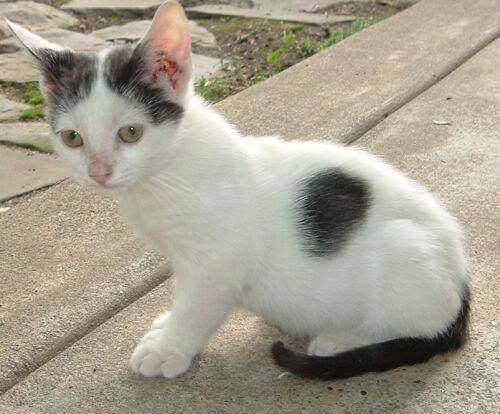
#> input picture 资料/cat.jpg, 500 x 414 px, found by its file name
$ jupyter execute '1.图像的缩放.ipynb'
#> lines starting #> are read from the running program, lines starting #| are printed output that depends on the picture
[cell 1]
import cv2 as cv
import matplotlib.pyplot as plt
import numpy as np
import imutils

[cell 2]
def show(img):
    plt.figure(dpi=100)
    plt.imshow(imutils.opencv2matplotlib(img))
    plt.show()

掌握图像的缩放平移旋转等操作，了解数字图像的仿射变换和透视变换
API：cv.resize(src,dsize,fx,fy,interpolation=cv.INTER_LINER)
dsize:绝对尺寸，直接指定调整后的图像大小
fx/fy：相对尺寸，将dsize设置为none，然后将fx，fy设置为比例因子即可
interpolation：插值方法
    INTER_LINER：双线性插值法
    INTER_NEAREST：最近邻插值法
    INTER-AREA：像素区域重采样（默认方法）
    INTER_CUBIC：双三次插值

[cell 3]
img=cv.imread('/Users/lixuecheng/Downloads/OpenCV/代码+资料/第2-7章notebook课件/图像操作/cat.jpg')
#> img is the input picture: shape (414, 500, 3); mean B, G, R 144.3, 159.9, 165.9

[cell 4]
#获取图像的尺寸信息,绝对尺寸为例子
rows,cols=img.shape[:2]
#> rows = 414; cols = 500
res=cv.resize(img,(2*rows,2*cols),interpolation=cv.INTER_LINEAR)
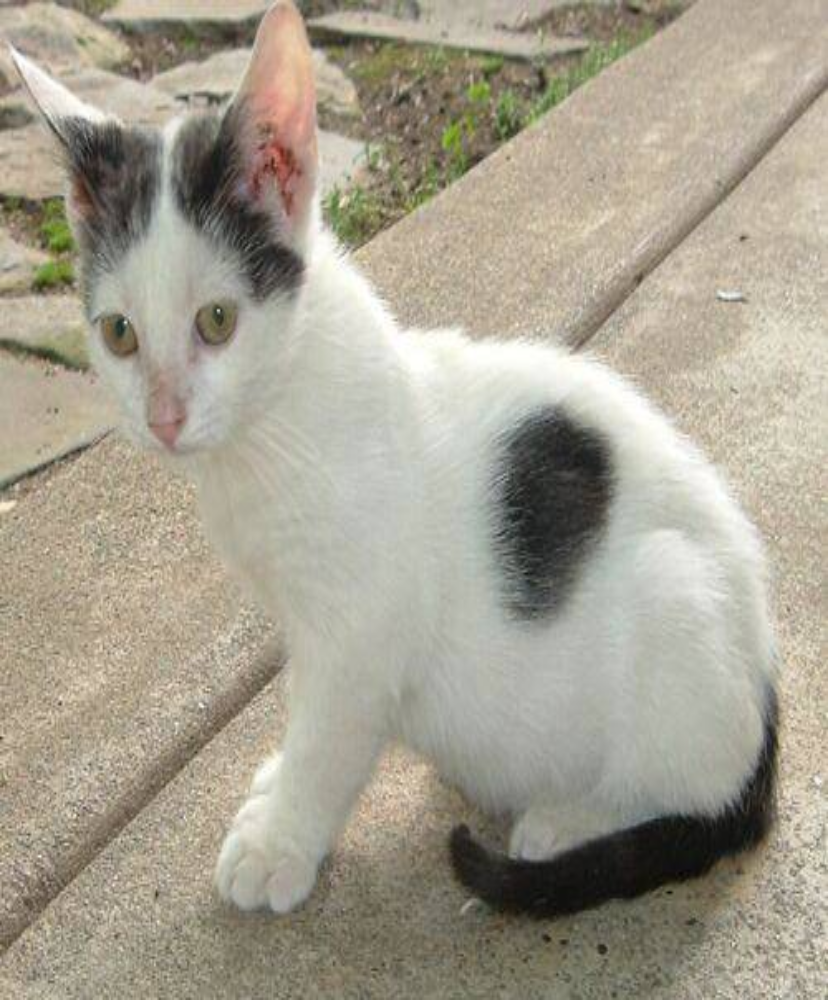
#> res: shape (1000, 828, 3); mean B, G, R 144.1, 159.8, 165.8
plt.imshow(imutils.opencv2matplotlib(res))

[cell 5]
img.shape
#> Out = (414, 500, 3)

[cell 6]
#相对尺寸设置
res1=cv.resize(img,None,fx=0.5,fy=0.5)
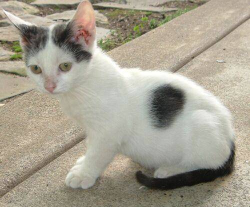
#> res1: shape (207, 250, 3); mean B, G, R 144.4, 160.1, 166

[cell 7]
#图像显示
plt.figure(dpi=120,figsize=(10,8))
plt.subplot(131),plt.title("Orign"),plt.imshow(imutils.opencv2matplotlib(img))
plt.subplot(132),plt.title("Absolute"),plt.imshow(imutils.opencv2matplotlib(res))
plt.subplot(133),plt.title("Relative"),plt.imshow(imutils.opencv2matplotlib(res1))
plt.show()
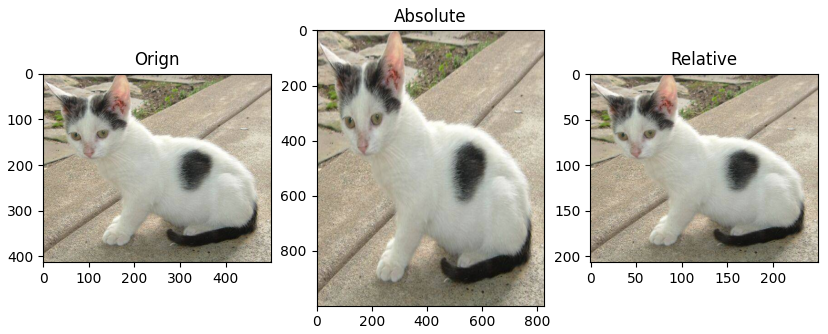
#> figure drawn by matplotlib, 3 panels

$ run again, with 资料/clahe.jpg copied over 资料/cat.jpg
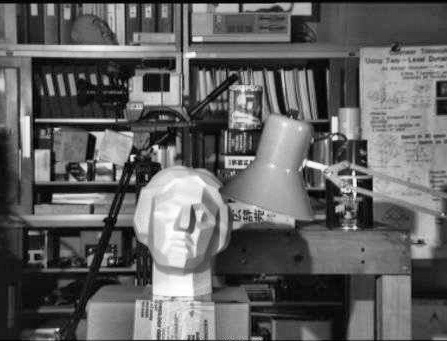
#> input picture 资料/clahe.jpg, 447 x 341 px, found by its file name
#> img is the input picture: shape (341, 447, 3); min 0, max 255, mean 97.8
#> `res=cv.resize(img,(2*rows,2*cols),interpolation=cv.INTER_LINEAR)`:
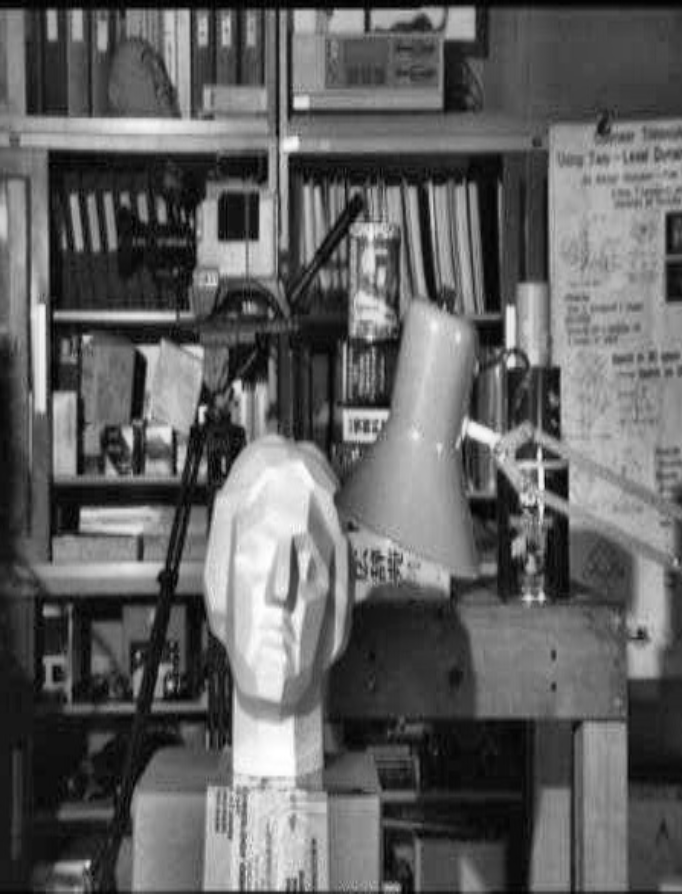
#> res: shape (894, 682, 3); min 0, max 255, mean 97.6
#> `plt.show()`:
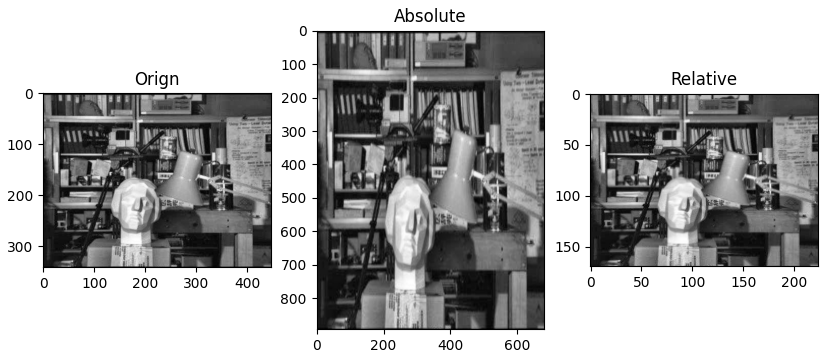
#> figure drawn by matplotlib, 3 panels

$ run again, with 资料/dog.jpg copied over 资料/cat.jpg
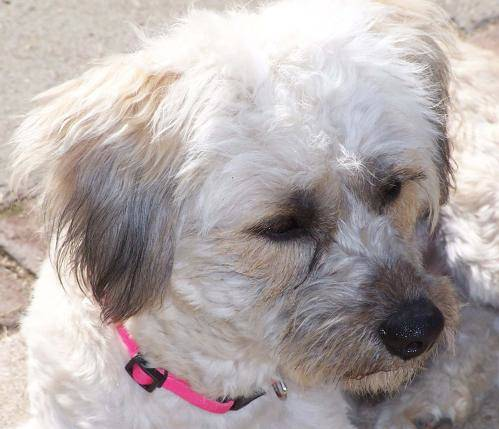
#> input picture 资料/dog.jpg, 499 x 429 px, found by its file name
#> img is the input picture: shape (429, 499, 3); mean B, G, R 169.1, 169.9, 178.9
#> `res=cv.resize(img,(2*rows,2*cols),interpolation=cv.INTER_LINEAR)`:
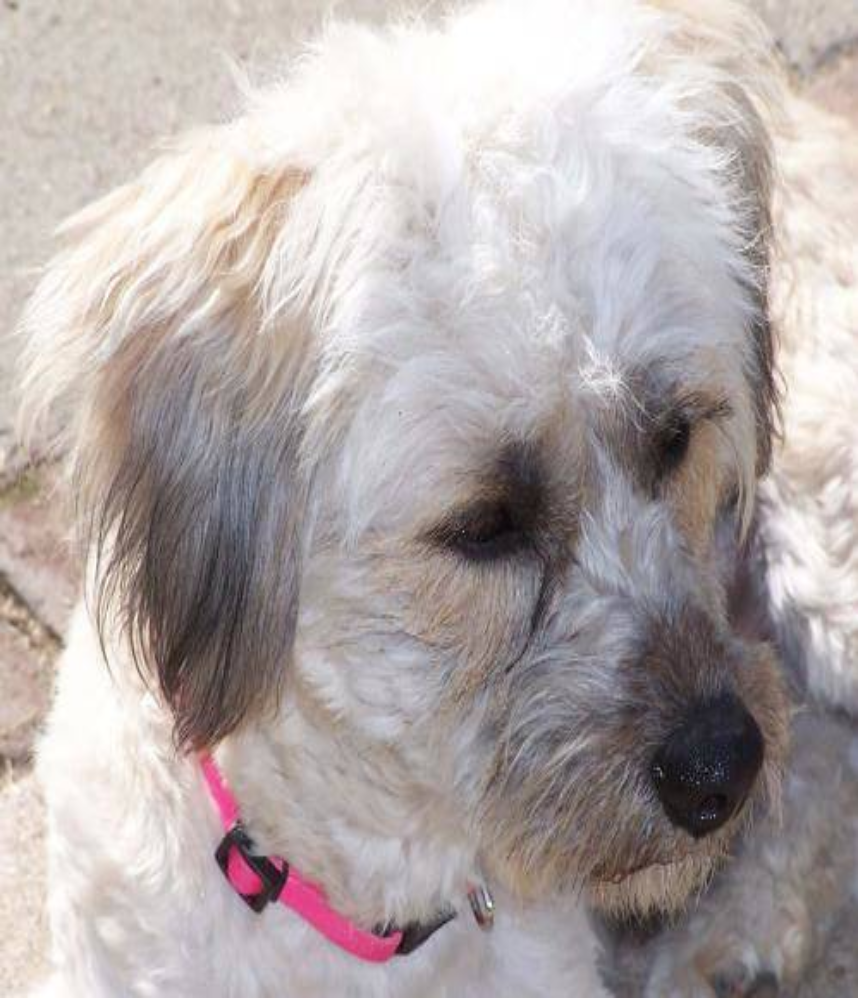
#> res: shape (998, 858, 3); mean B, G, R 169, 169.8, 178.7
#> `plt.show()`:
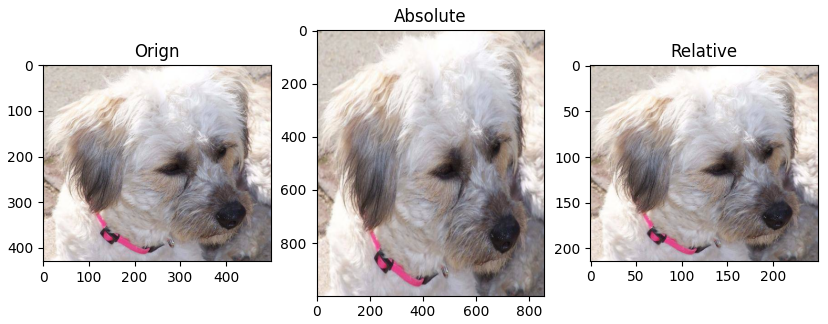
#> figure drawn by matplotlib, 3 panels
